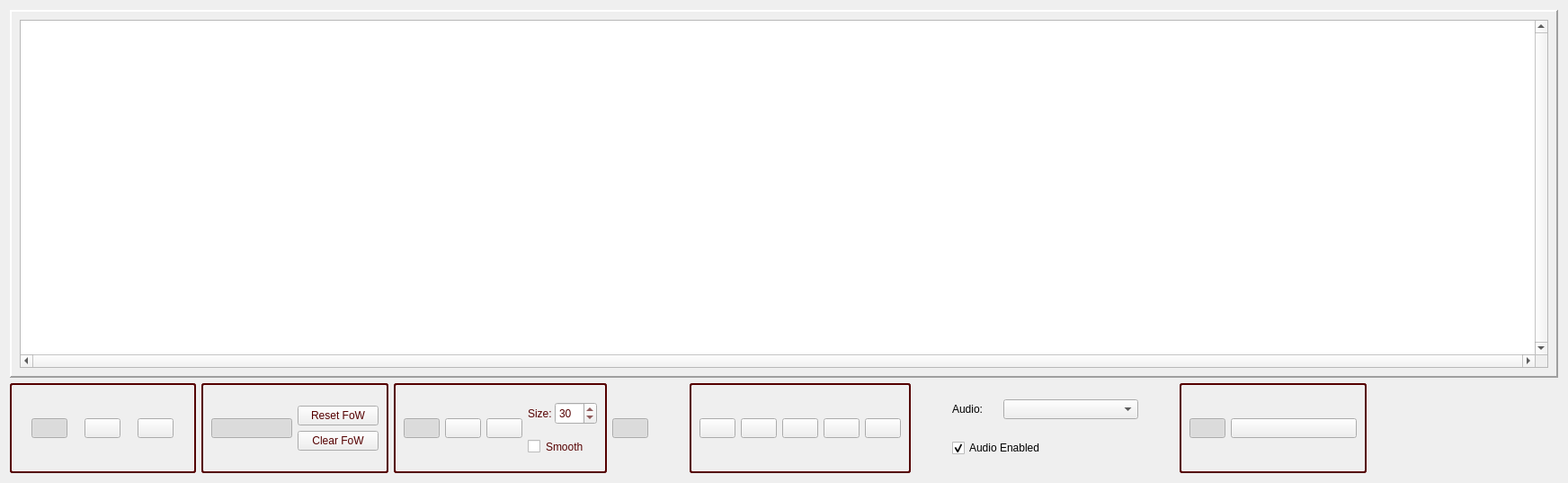
<?xml version="1.0" encoding="UTF-8"?>
<ui version="4.0">
 <class>MapFrame</class>
 <widget class="QWidget" name="MapFrame">
  <property name="geometry">
   <rect>
    <x>0</x>
    <y>0</y>
    <width>1744</width>
    <height>537</height>
   </rect>
  </property>
  <property name="sizePolicy">
   <sizepolicy hsizetype="Preferred" vsizetype="Preferred">
    <horstretch>0</horstretch>
    <verstretch>0</verstretch>
   </sizepolicy>
  </property>
  <property name="windowTitle">
   <string>Form</string>
  </property>
  <property name="styleSheet">
   <string notr="true">QGroupBox { 
     border: 2px solid gray; 
     border-radius: 3px; 
 } 
QMenuBar{background-image: url(:/img/data/parchment.jpg);}
QMenuBar:item {background-image: url(:/img/data/parchment.jpg);}
QMenu{background-image: url(:/img/data/parchment.jpg);}
QToolBar{background-image: url(:/img/data/parchment.jpg);}
QStatusBar{background-image: url(:/img/data/parchment.jpg);}
QWidget{background-image: url(:/img/data/parchment.jpg);}
QComboBox{background-image: url(:/img/data/parchment.jpg);}</string>
  </property>
  <layout class="QVBoxLayout" name="verticalLayout_4">
   <item>
    <widget class="QFrame" name="frame">
     <property name="sizePolicy">
      <sizepolicy hsizetype="Preferred" vsizetype="Expanding">
       <horstretch>0</horstretch>
       <verstretch>0</verstretch>
      </sizepolicy>
     </property>
     <property name="frameShape">
      <enum>QFrame::Panel</enum>
     </property>
     <property name="frameShadow">
      <enum>QFrame::Raised</enum>
     </property>
     <property name="lineWidth">
      <number>2</number>
     </property>
     <layout class="QGridLayout" name="gridLayout">
      <item row="0" column="1">
       <widget class="QGraphicsView" name="graphicsView">
        <property name="sizePolicy">
         <sizepolicy hsizetype="Preferred" vsizetype="Expanding">
          <horstretch>0</horstretch>
          <verstretch>0</verstretch>
         </sizepolicy>
        </property>
        <property name="mouseTracking">
         <bool>false</bool>
        </property>
        <property name="verticalScrollBarPolicy">
         <enum>Qt::ScrollBarAlwaysOn</enum>
        </property>
        <property name="horizontalScrollBarPolicy">
         <enum>Qt::ScrollBarAlwaysOn</enum>
        </property>
        <property name="interactive">
         <bool>true</bool>
        </property>
       </widget>
      </item>
     </layout>
    </widget>
   </item>
   <item>
    <layout class="QHBoxLayout" name="horizontalLayout_6">
     <item>
      <widget class="QGroupBox" name="grpMode">
       <property name="sizePolicy">
        <sizepolicy hsizetype="Preferred" vsizetype="Preferred">
         <horstretch>0</horstretch>
         <verstretch>0</verstretch>
        </sizepolicy>
       </property>
       <property name="styleSheet">
        <string notr="true">border-color: rgb(85, 0, 0);
color: rgb(85, 0, 0);</string>
       </property>
       <property name="title">
        <string/>
       </property>
       <layout class="QGridLayout" name="gridLayout_2">
        <item row="0" column="1">
         <widget class="QPushButton" name="btnModeEdit">
          <property name="sizePolicy">
           <sizepolicy hsizetype="Fixed" vsizetype="Fixed">
            <horstretch>0</horstretch>
            <verstretch>0</verstretch>
           </sizepolicy>
          </property>
          <property name="toolTip">
           <string>Marker edit mode</string>
          </property>
          <property name="text">
           <string/>
          </property>
          <property name="icon">
           <iconset resource="resources.qrc">
            <normaloff>:/img/data/map_marker_bw.png</normaloff>:/img/data/map_marker_bw.png</iconset>
          </property>
          <property name="checkable">
           <bool>true</bool>
          </property>
          <attribute name="buttonGroup">
           <string notr="true">grpEditMode</string>
          </attribute>
         </widget>
        </item>
        <item row="0" column="0">
         <widget class="QPushButton" name="btnModeFoW">
          <property name="sizePolicy">
           <sizepolicy hsizetype="Fixed" vsizetype="Fixed">
            <horstretch>0</horstretch>
            <verstretch>0</verstretch>
           </sizepolicy>
          </property>
          <property name="minimumSize">
           <size>
            <width>25</width>
            <height>0</height>
           </size>
          </property>
          <property name="toolTip">
           <string>Fog of War edit mode</string>
          </property>
          <property name="text">
           <string/>
          </property>
          <property name="icon">
           <iconset resource="resources.qrc">
            <normaloff>:/img/data/icon_fow2.png</normaloff>:/img/data/icon_fow2.png</iconset>
          </property>
          <property name="checkable">
           <bool>true</bool>
          </property>
          <property name="checked">
           <bool>true</bool>
          </property>
          <attribute name="buttonGroup">
           <string notr="true">grpEditMode</string>
          </attribute>
         </widget>
        </item>
        <item row="0" column="2">
         <widget class="QPushButton" name="btnModeMove">
          <property name="sizePolicy">
           <sizepolicy hsizetype="Fixed" vsizetype="Fixed">
            <horstretch>0</horstretch>
            <verstretch>0</verstretch>
           </sizepolicy>
          </property>
          <property name="toolTip">
           <string>Marker move mode</string>
          </property>
          <property name="text">
           <string/>
          </property>
          <property name="icon">
           <iconset resource="resources.qrc">
            <normaloff>:/img/data/icon_move.png</normaloff>:/img/data/icon_move.png</iconset>
          </property>
          <property name="checkable">
           <bool>true</bool>
          </property>
          <attribute name="buttonGroup">
           <string notr="true">grpEditMode</string>
          </attribute>
         </widget>
        </item>
       </layout>
      </widget>
     </item>
     <item>
      <widget class="QGroupBox" name="groupBox_5">
       <property name="sizePolicy">
        <sizepolicy hsizetype="Preferred" vsizetype="Preferred">
         <horstretch>0</horstretch>
         <verstretch>0</verstretch>
        </sizepolicy>
       </property>
       <property name="styleSheet">
        <string notr="true">border-color: rgb(85, 0, 0);
color: rgb(85, 0, 0);</string>
       </property>
       <property name="title">
        <string/>
       </property>
       <layout class="QGridLayout" name="gridLayout_5">
        <item row="0" column="1">
         <widget class="QPushButton" name="btnFoWErase">
          <property name="sizePolicy">
           <sizepolicy hsizetype="Preferred" vsizetype="Fixed">
            <horstretch>0</horstretch>
            <verstretch>0</verstretch>
           </sizepolicy>
          </property>
          <property name="toolTip">
           <string>Toggle Fog of War erase/draw</string>
          </property>
          <property name="text">
           <string/>
          </property>
          <property name="icon">
           <iconset resource="resources.qrc">
            <normaloff>:/img/data/icon_fowerase.png</normaloff>:/img/data/icon_fowerase.png</iconset>
          </property>
          <property name="checkable">
           <bool>true</bool>
          </property>
          <property name="checked">
           <bool>true</bool>
          </property>
          <property name="autoRepeat">
           <bool>false</bool>
          </property>
         </widget>
        </item>
        <item row="0" column="2">
         <layout class="QVBoxLayout" name="verticalLayout">
          <item>
           <widget class="QPushButton" name="btnResetFoW">
            <property name="sizePolicy">
             <sizepolicy hsizetype="Preferred" vsizetype="Fixed">
              <horstretch>0</horstretch>
              <verstretch>0</verstretch>
             </sizepolicy>
            </property>
            <property name="toolTip">
             <string>Resets the Fog of War to all black</string>
            </property>
            <property name="text">
             <string>Reset FoW</string>
            </property>
           </widget>
          </item>
          <item>
           <widget class="QPushButton" name="btnClearFoW">
            <property name="sizePolicy">
             <sizepolicy hsizetype="Preferred" vsizetype="Fixed">
              <horstretch>0</horstretch>
              <verstretch>0</verstretch>
             </sizepolicy>
            </property>
            <property name="toolTip">
             <string>Clears the Fog of War</string>
            </property>
            <property name="text">
             <string>Clear FoW</string>
            </property>
           </widget>
          </item>
         </layout>
        </item>
       </layout>
      </widget>
     </item>
     <item>
      <widget class="QGroupBox" name="groupBox_2">
       <property name="sizePolicy">
        <sizepolicy hsizetype="Preferred" vsizetype="Preferred">
         <horstretch>0</horstretch>
         <verstretch>0</verstretch>
        </sizepolicy>
       </property>
       <property name="styleSheet">
        <string notr="true">border-color: rgb(85, 0, 0);
color: rgb(85, 0, 0);</string>
       </property>
       <property name="title">
        <string/>
       </property>
       <layout class="QHBoxLayout" name="horizontalLayout_5">
        <item>
         <widget class="QPushButton" name="btnBrushCircle">
          <property name="sizePolicy">
           <sizepolicy hsizetype="Fixed" vsizetype="Fixed">
            <horstretch>0</horstretch>
            <verstretch>0</verstretch>
           </sizepolicy>
          </property>
          <property name="toolTip">
           <string>Fog of War circular brush</string>
          </property>
          <property name="text">
           <string/>
          </property>
          <property name="icon">
           <iconset resource="resources.qrc">
            <normaloff>:/img/data/circle.png</normaloff>:/img/data/circle.png</iconset>
          </property>
          <property name="checkable">
           <bool>true</bool>
          </property>
          <property name="checked">
           <bool>true</bool>
          </property>
          <attribute name="buttonGroup">
           <string notr="true">grpBrush</string>
          </attribute>
         </widget>
        </item>
        <item>
         <widget class="QPushButton" name="btnBrushSquare">
          <property name="sizePolicy">
           <sizepolicy hsizetype="Fixed" vsizetype="Fixed">
            <horstretch>0</horstretch>
            <verstretch>0</verstretch>
           </sizepolicy>
          </property>
          <property name="toolTip">
           <string>Fog of War square brush</string>
          </property>
          <property name="text">
           <string/>
          </property>
          <property name="icon">
           <iconset resource="resources.qrc">
            <normaloff>:/img/data/square.png</normaloff>:/img/data/square.png</iconset>
          </property>
          <property name="checkable">
           <bool>true</bool>
          </property>
          <attribute name="buttonGroup">
           <string notr="true">grpBrush</string>
          </attribute>
         </widget>
        </item>
        <item>
         <widget class="QPushButton" name="btnBrushSelect">
          <property name="sizePolicy">
           <sizepolicy hsizetype="Preferred" vsizetype="Fixed">
            <horstretch>0</horstretch>
            <verstretch>0</verstretch>
           </sizepolicy>
          </property>
          <property name="toolTip">
           <string>Drag a rectangle across the map and clears/sets the Fog of War for that rectangle</string>
          </property>
          <property name="text">
           <string/>
          </property>
          <property name="icon">
           <iconset resource="resources.qrc">
            <normaloff>:/img/data/icon_select.png</normaloff>:/img/data/icon_select.png</iconset>
          </property>
          <property name="checkable">
           <bool>true</bool>
          </property>
          <attribute name="buttonGroup">
           <string notr="true">grpBrush</string>
          </attribute>
         </widget>
        </item>
        <item>
         <layout class="QVBoxLayout" name="verticalLayout_3">
          <property name="spacing">
           <number>9</number>
          </property>
          <property name="topMargin">
           <number>2</number>
          </property>
          <property name="bottomMargin">
           <number>2</number>
          </property>
          <item>
           <layout class="QHBoxLayout" name="horizontalLayout_4">
            <property name="spacing">
             <number>3</number>
            </property>
            <item>
             <widget class="QLabel" name="label">
              <property name="sizePolicy">
               <sizepolicy hsizetype="Preferred" vsizetype="Preferred">
                <horstretch>0</horstretch>
                <verstretch>0</verstretch>
               </sizepolicy>
              </property>
              <property name="minimumSize">
               <size>
                <width>0</width>
                <height>25</height>
               </size>
              </property>
              <property name="maximumSize">
               <size>
                <width>16777215</width>
                <height>25</height>
               </size>
              </property>
              <property name="text">
               <string>Size:</string>
              </property>
             </widget>
            </item>
            <item>
             <widget class="QSpinBox" name="spinBox">
              <property name="sizePolicy">
               <sizepolicy hsizetype="Fixed" vsizetype="Fixed">
                <horstretch>0</horstretch>
                <verstretch>0</verstretch>
               </sizepolicy>
              </property>
              <property name="minimumSize">
               <size>
                <width>0</width>
                <height>25</height>
               </size>
              </property>
              <property name="maximumSize">
               <size>
                <width>16777215</width>
                <height>25</height>
               </size>
              </property>
              <property name="toolTip">
               <string>Fog of War brush size</string>
              </property>
              <property name="minimum">
               <number>1</number>
              </property>
              <property name="maximum">
               <number>999</number>
              </property>
              <property name="value">
               <number>30</number>
              </property>
             </widget>
            </item>
           </layout>
          </item>
          <item>
           <widget class="QCheckBox" name="chkSmooth">
            <property name="sizePolicy">
             <sizepolicy hsizetype="Preferred" vsizetype="Fixed">
              <horstretch>0</horstretch>
              <verstretch>0</verstretch>
             </sizepolicy>
            </property>
            <property name="toolTip">
             <string>Set to have smoothed edges on the brush for editing Fog of War</string>
            </property>
            <property name="text">
             <string>Smooth</string>
            </property>
           </widget>
          </item>
         </layout>
        </item>
       </layout>
      </widget>
     </item>
     <item>
      <widget class="QPushButton" name="btnShowMarkers">
       <property name="sizePolicy">
        <sizepolicy hsizetype="Fixed" vsizetype="Fixed">
         <horstretch>0</horstretch>
         <verstretch>0</verstretch>
        </sizepolicy>
       </property>
       <property name="toolTip">
        <string>Hide/Show markers</string>
       </property>
       <property name="text">
        <string/>
       </property>
       <property name="icon">
        <iconset resource="resources.qrc">
         <normaloff>:/img/data/eye.png</normaloff>:/img/data/eye.png</iconset>
       </property>
       <property name="checkable">
        <bool>true</bool>
       </property>
       <property name="checked">
        <bool>true</bool>
       </property>
      </widget>
     </item>
     <item>
      <spacer name="horizontalSpacer">
       <property name="orientation">
        <enum>Qt::Horizontal</enum>
       </property>
       <property name="sizeType">
        <enum>QSizePolicy::Preferred</enum>
       </property>
       <property name="sizeHint" stdset="0">
        <size>
         <width>40</width>
         <height>20</height>
        </size>
       </property>
      </spacer>
     </item>
     <item>
      <widget class="QGroupBox" name="groupBox_4">
       <property name="styleSheet">
        <string notr="true">border-color: rgb(85, 0, 0);
color: rgb(85, 0, 0);</string>
       </property>
       <property name="title">
        <string/>
       </property>
       <layout class="QHBoxLayout" name="horizontalLayout_3">
        <item>
         <widget class="QPushButton" name="btnZoomIn">
          <property name="sizePolicy">
           <sizepolicy hsizetype="Preferred" vsizetype="Fixed">
            <horstretch>0</horstretch>
            <verstretch>0</verstretch>
           </sizepolicy>
          </property>
          <property name="toolTip">
           <string>Zoom in</string>
          </property>
          <property name="text">
           <string/>
          </property>
          <property name="icon">
           <iconset resource="resources.qrc">
            <normaloff>:/img/data/icon_zoomin.png</normaloff>:/img/data/icon_zoomin.png</iconset>
          </property>
         </widget>
        </item>
        <item>
         <widget class="QPushButton" name="btnZoomOut">
          <property name="sizePolicy">
           <sizepolicy hsizetype="Preferred" vsizetype="Fixed">
            <horstretch>0</horstretch>
            <verstretch>0</verstretch>
           </sizepolicy>
          </property>
          <property name="toolTip">
           <string>Zoom out</string>
          </property>
          <property name="text">
           <string/>
          </property>
          <property name="icon">
           <iconset resource="resources.qrc">
            <normaloff>:/img/data/icon_zoomout.png</normaloff>:/img/data/icon_zoomout.png</iconset>
          </property>
         </widget>
        </item>
        <item>
         <widget class="QPushButton" name="btnZoomOne">
          <property name="sizePolicy">
           <sizepolicy hsizetype="Preferred" vsizetype="Fixed">
            <horstretch>0</horstretch>
            <verstretch>0</verstretch>
           </sizepolicy>
          </property>
          <property name="toolTip">
           <string>1:1 Zoom</string>
          </property>
          <property name="text">
           <string/>
          </property>
          <property name="icon">
           <iconset resource="resources.qrc">
            <normaloff>:/img/data/icon_zoomone.png</normaloff>:/img/data/icon_zoomone.png</iconset>
          </property>
         </widget>
        </item>
        <item>
         <widget class="QPushButton" name="btnZoomFit">
          <property name="sizePolicy">
           <sizepolicy hsizetype="Preferred" vsizetype="Fixed">
            <horstretch>0</horstretch>
            <verstretch>0</verstretch>
           </sizepolicy>
          </property>
          <property name="toolTip">
           <string>Zoom to fit the whole map in the window</string>
          </property>
          <property name="text">
           <string/>
          </property>
          <property name="icon">
           <iconset resource="resources.qrc">
            <normaloff>:/img/data/icon_zoomfit.png</normaloff>:/img/data/icon_zoomfit.png</iconset>
          </property>
         </widget>
        </item>
        <item>
         <widget class="QPushButton" name="btnZoomSelect">
          <property name="sizePolicy">
           <sizepolicy hsizetype="Preferred" vsizetype="Fixed">
            <horstretch>0</horstretch>
            <verstretch>0</verstretch>
           </sizepolicy>
          </property>
          <property name="toolTip">
           <string>Drag a rectangle across the map and zoom to that selection</string>
          </property>
          <property name="text">
           <string/>
          </property>
          <property name="icon">
           <iconset resource="resources.qrc">
            <normaloff>:/img/data/icon_zoomselect.png</normaloff>:/img/data/icon_zoomselect.png</iconset>
          </property>
          <property name="checkable">
           <bool>true</bool>
          </property>
         </widget>
        </item>
       </layout>
      </widget>
     </item>
     <item>
      <spacer name="horizontalSpacer_2">
       <property name="orientation">
        <enum>Qt::Horizontal</enum>
       </property>
       <property name="sizeType">
        <enum>QSizePolicy::Preferred</enum>
       </property>
       <property name="sizeHint" stdset="0">
        <size>
         <width>40</width>
         <height>20</height>
        </size>
       </property>
      </spacer>
     </item>
     <item>
      <layout class="QVBoxLayout" name="verticalLayout_2">
       <property name="spacing">
        <number>9</number>
       </property>
       <property name="topMargin">
        <number>5</number>
       </property>
       <property name="bottomMargin">
        <number>5</number>
       </property>
       <item>
        <layout class="QHBoxLayout" name="horizontalLayout">
         <item>
          <widget class="QLabel" name="label_2">
           <property name="text">
            <string>Audio:</string>
           </property>
          </widget>
         </item>
         <item>
          <widget class="QComboBox" name="cmbTracks">
           <property name="minimumSize">
            <size>
             <width>150</width>
             <height>0</height>
            </size>
           </property>
           <property name="toolTip">
            <string>Select an audio track which will be automatically played when this map is published</string>
           </property>
          </widget>
         </item>
        </layout>
       </item>
       <item>
        <widget class="QCheckBox" name="chkAudio">
         <property name="sizePolicy">
          <sizepolicy hsizetype="Preferred" vsizetype="Fixed">
           <horstretch>0</horstretch>
           <verstretch>0</verstretch>
          </sizepolicy>
         </property>
         <property name="toolTip">
          <string>Enable or disable automatic audio playback for this map</string>
         </property>
         <property name="text">
          <string>Audio Enabled</string>
         </property>
         <property name="checked">
          <bool>true</bool>
         </property>
        </widget>
       </item>
      </layout>
     </item>
     <item>
      <spacer name="horizontalSpacer_3">
       <property name="orientation">
        <enum>Qt::Horizontal</enum>
       </property>
       <property name="sizeType">
        <enum>QSizePolicy::Preferred</enum>
       </property>
       <property name="sizeHint" stdset="0">
        <size>
         <width>40</width>
         <height>20</height>
        </size>
       </property>
      </spacer>
     </item>
     <item>
      <widget class="QGroupBox" name="groupBox_3">
       <property name="styleSheet">
        <string notr="true">border-color: rgb(85, 0, 0);
color: rgb(85, 0, 0);</string>
       </property>
       <property name="title">
        <string/>
       </property>
       <property name="checkable">
        <bool>false</bool>
       </property>
       <layout class="QHBoxLayout" name="horizontalLayout_2">
        <item>
         <widget class="QPushButton" name="btnPublishVisible">
          <property name="sizePolicy">
           <sizepolicy hsizetype="Fixed" vsizetype="Fixed">
            <horstretch>0</horstretch>
            <verstretch>0</verstretch>
           </sizepolicy>
          </property>
          <property name="toolTip">
           <string>Publish only visible map parts</string>
          </property>
          <property name="text">
           <string/>
          </property>
          <property name="icon">
           <iconset resource="resources.qrc">
            <normaloff>:/img/data/icon_shrink.png</normaloff>:/img/data/icon_shrink.png</iconset>
          </property>
          <property name="checkable">
           <bool>true</bool>
          </property>
          <property name="checked">
           <bool>true</bool>
          </property>
         </widget>
        </item>
        <item>
         <widget class="QPushButton" name="btnPublishZoom">
          <property name="sizePolicy">
           <sizepolicy hsizetype="Preferred" vsizetype="Fixed">
            <horstretch>0</horstretch>
            <verstretch>0</verstretch>
           </sizepolicy>
          </property>
          <property name="toolTip">
           <string>Publish only zoomed map parts</string>
          </property>
          <property name="text">
           <string/>
          </property>
          <property name="icon">
           <iconset resource="resources.qrc">
            <normaloff>:/img/data/icon_zoom.png</normaloff>:/img/data/icon_zoom.png</iconset>
          </property>
          <property name="checkable">
           <bool>true</bool>
          </property>
         </widget>
        </item>
       </layout>
      </widget>
     </item>
     <item>
      <widget class="PublishButtonFrame" name="framePublish">
       <property name="sizePolicy">
        <sizepolicy hsizetype="Preferred" vsizetype="Fixed">
         <horstretch>0</horstretch>
         <verstretch>0</verstretch>
        </sizepolicy>
       </property>
       <property name="minimumSize">
        <size>
         <width>200</width>
         <height>100</height>
        </size>
       </property>
       <property name="maximumSize">
        <size>
         <width>16777215</width>
         <height>100</height>
        </size>
       </property>
       <property name="frameShape">
        <enum>QFrame::NoFrame</enum>
       </property>
       <property name="frameShadow">
        <enum>QFrame::Raised</enum>
       </property>
      </widget>
     </item>
    </layout>
   </item>
  </layout>
 </widget>
 <customwidgets>
  <customwidget>
   <class>PublishButtonFrame</class>
   <extends>QFrame</extends>
   <header>publishbuttonframe.h</header>
   <container>1</container>
  </customwidget>
 </customwidgets>
 <resources>
  <include location="resources.qrc"/>
 </resources>
 <connections/>
 <buttongroups>
  <buttongroup name="grpEditMode"/>
  <buttongroup name="grpBrush"/>
 </buttongroups>
</ui>
